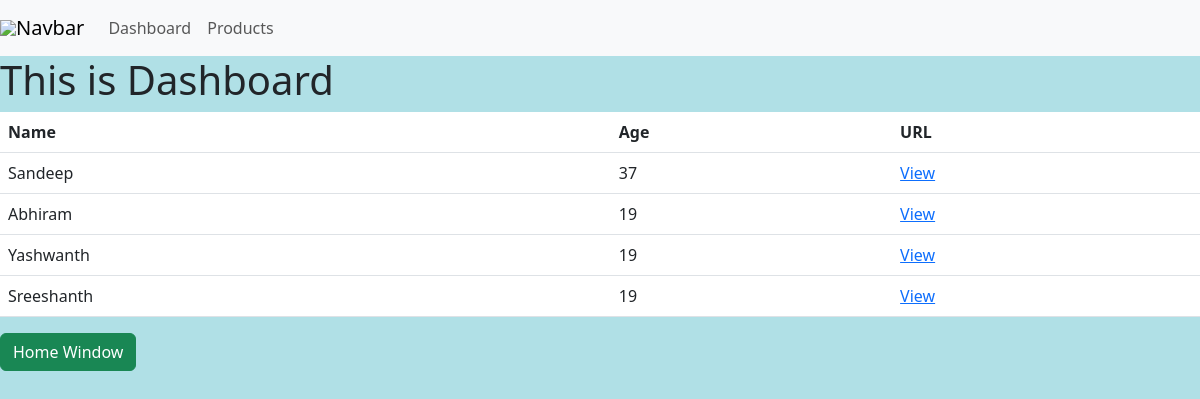
Page /dashboard on the earlier database version.
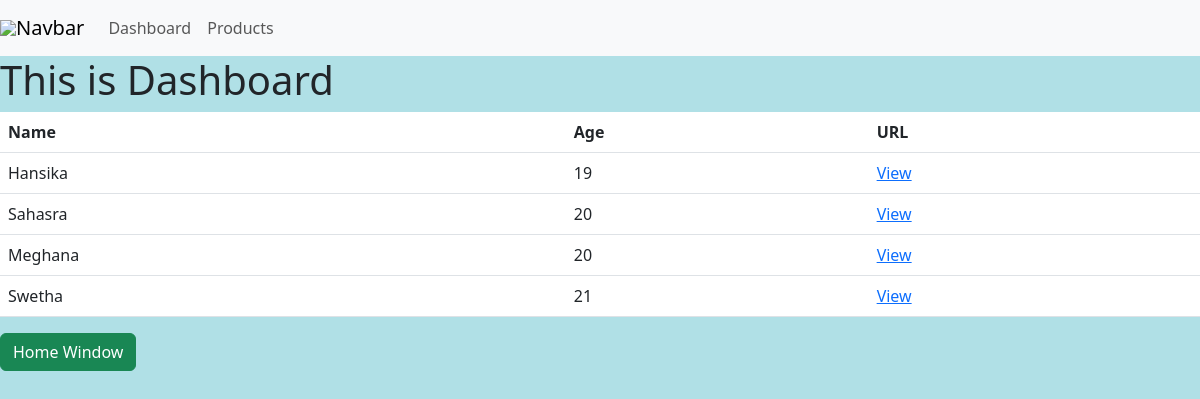
Same page on the later database version.
### calc/models.py (models this page shows, shortened)
class Customer(models.Model):
    name=models.CharField(max_length=300, null=True)
    age=models.CharField(max_length=300, null=True)
    date=models.DateTimeField(max_length=300, null=True)

### calc/views.py (the view)
# urls.py: path('dashboard',views.dashboard,name='dashboard'),
def dashboard(request):
    customers=Customer.objects.all()
    return render(request,'dashboard.html',{'customers':customers})

### templates/dashboard.html
{% extends 'base.html' %}
{% block content %}
<h1>This is Dashboard</h1>
<table class="table">
    <tr>
       <th>Name</th>
        <th>Age</th>
        <th>URL</th>
</tr>
    {% for customer in customers %}
    <tr>
       <td>{{customer.name}}</td>
        <td>{{customer.age}}</td>
        <td><a href="{% url 'customer' customer.id %}">View</a></td>
</tr>
    {% endfor %}
</table>
<a href="{% url 'home' %}"><button type="button" class="btn btn-success">Home Window</button></a>
{% endblock %}

### templates/base.html (shortened to what this page needs)
<!DOCTYPE html>
<html lang="en">
<head>
    <link href="https://cdn.jsdelivr.net/npm/bootstrap@5.3.0-alpha1/dist/css/bootstrap.min.css"
rel="stylesheet"
crossorigin="anonymous">
</head>
<body style="background-color: powderblue;">
    {% include 'navbar.html' %}
    {% block content %}
    {% endblock %}
</body>
</html>

### templates/navbar.html (shortened to what this page needs)
{% load static %}
<nav class="navbar navbar-expand-lg navbar-light bg-light">
<img src="{% static 'Images/klhlogo.jpeg' %}">
  <a class="navbar-brand" href="#">Navbar</a>
  <div class="collapse navbar-collapse" id="navbarNav">
    <ul class="navbar-nav">
      <li class="nav-item active">
        <a class="nav-link" href=" {% url 'dashboard' %}">Dashboard</a>
      </li>
      <li class="nav-item">
        <a class="nav-link" href="{% url 'product' %}">Products</a>
      </li>
    </ul>
  </div>
</nav>

Differences in the rows shown:
changed Customer: name "Sandeep" → "Hansika"; age "37" → "19"
changed Customer: name "Abhiram" → "Sahasra"; age "19" → "20"
changed Customer: name "Yashwanth" → "Meghana"; age "19" → "20"
changed Customer: name "Sreeshanth" → "Swetha"; age "19" → "21"
